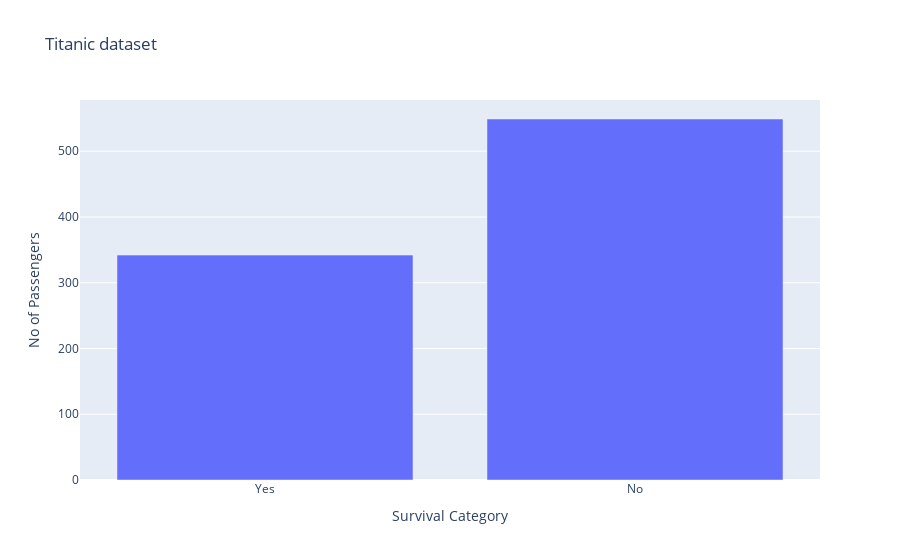

Here is the notebook cell this chart was saved with:
### Code cell
#create the figure container with data object. The trace is a bar chart
fig = go.Figure([go.Bar(
    x = ['Yes','No'],
    y = survival_label,
)])

# create the layout object
fig.update_layout(
    title_text = "Titanic dataset",
    xaxis = dict(
        title = "Survival Category"
    ),
    yaxis = dict(
        title = "No of Passengers"
    )
)

#plot the figure container
fig.show()

### Figure 1 — Plotly figure (JSON) as saved in the notebook; plotly's stock layout.template omitted (floating-point values rounded to 4 significant figures)
{"data": [{"type": "bar", "x": ["Yes", "No"], "y": [342, 549]}], "layout": {"title": {"text": "Titanic dataset"}, "xaxis": {"title": {"text": "Survival Category"}}, "yaxis": {"title": {"text": "No of Passengers"}}}}
